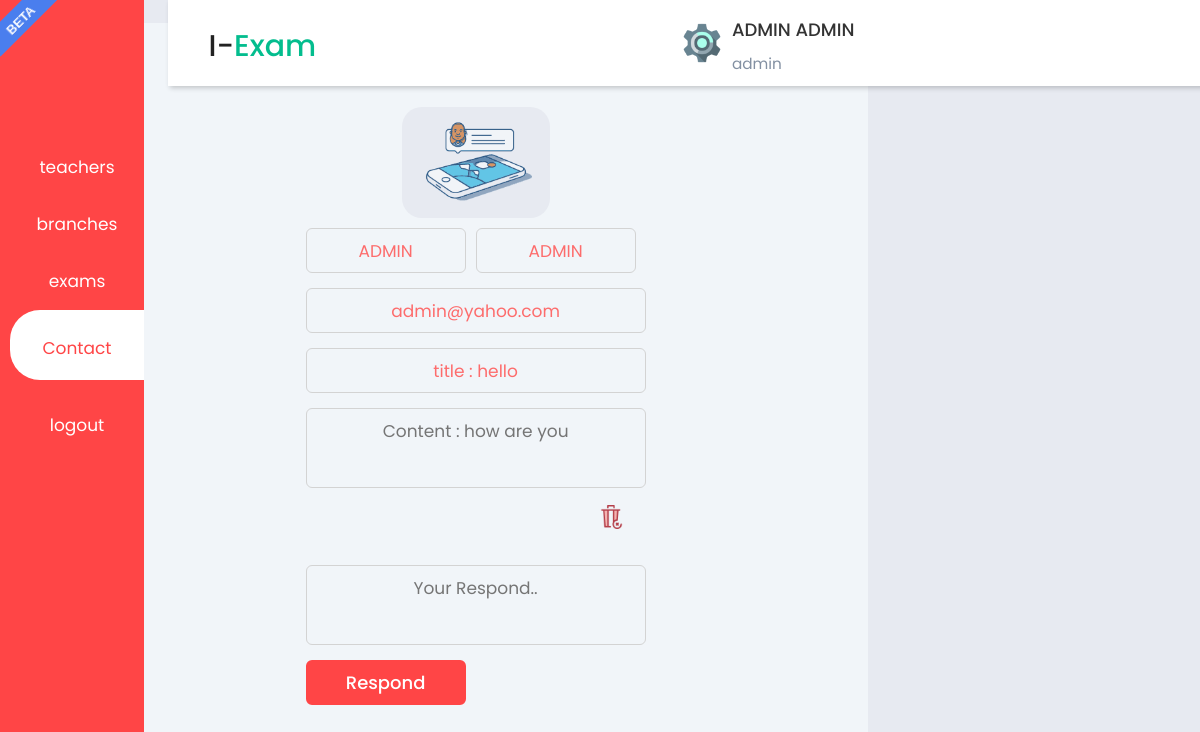
The page /action/message.php?id_msg=43 (signed in) on the database its author committed.
### tables this page shows
CREATE TABLE `message` (
  `id_msg` int(50) NOT NULL,
  `sender_id` int(50) NOT NULL,
  `reciever_id` int(50) NOT NULL,
  `content` varchar(500) NOT NULL,
  `title` varchar(500) NOT NULL,
  `vue` int(2) NOT NULL,
  `datetime` datetime NOT NULL DEFAULT current_timestamp()
);

CREATE TABLE `user` (
  `id` int(50) NOT NULL,
  `first_name` varchar(255) NOT NULL,
  `last_name` varchar(255) NOT NULL,
  `gender` enum('Male','Female') NOT NULL DEFAULT 'Male',
  `email` varchar(255) NOT NULL,
  `password` varchar(64) NOT NULL,
  `mobile` varchar(12) NOT NULL,
  `address` text NOT NULL,
  `created` datetime NOT NULL DEFAULT current_timestamp(),
  `role` enum('admin','student','teacher','user') NOT NULL,
  `img_src` varchar(50) NOT NULL DEFAULT 'img/student.png'
);

### action/message.php (the view, shortened to what this page needs)
<?php
include('config/db_conn.php');
if(isset($_GET['id_msg'])){
    $id_msg=$_GET['id_msg'];
    $sql_msg="SELECT * FROM message,user WHERE message.id_msg='$id_msg' AND message.sender_id=user.id  ";
    $result_msg=mysqli_query($conn, $sql_msg);
    $row_msg=mysqli_fetch_assoc($result_msg);
}
?>
<!DOCTYPE html>
<html lang="en">
<head>
    <?php    include('inc/header.php'); ?>
    <link rel="stylesheet"
        href="https://maxst.icons8.com/vue-static/landings/line-awesome/line-awesome/1.3.0/css/line-awesome.min.css">
    <link rel="stylesheet" href="css/admin.css">
    <link rel="stylesheet" href="css/notification.css">
    <link rel="stylesheet" href="css/switch.css">
</head>
<body style="background-color:#e7eaf1;">
    <div class="sidebar">
        <div class="sidebar-brand">
            <h2><span class=""></span> <span></span></h2>
        </div>
        <div class="sidebar-menu">
            <ul>
                <li>
                    <a href="admin_teachers.php">
                        <span class="las la-user"></span>
                        <p style="font-size:17px;">teachers</p>
                    </a>
                </li>
                <li>
                    <a href="admin_branches.php">
                        <p style="font-size:17px;">branches</p>
                    </a>
                </li>
                <li>
                    <a href="admin_exams.php">
                        <p style="font-size:17px;">exams</p>
                    </a>
                </li>
                <li>
                    <a href="#" class="active">
                        <p style="font-size:17px;">Contact</p>
                    </a>
                </li>
                <li>
                    <a href="../../logout.php" onclick="return confirm('Are You sure you want to logout ?');">
                        <p style="font-size:17px;">logout</p>
                    </a>
                </li>
            </ul>
        </div>
    </div>
    <div class="main-content">
        <header>
            <h2>
                &nbsp; I-<font style="color:#03bd8e">Exam</font>
            </h2>
            <div class="user-wrapper">
                <a href="profile.php"><img src="<?php echo $_SESSION['img']; ?>" width="40px" height="40px" alt=""></a>
                <div>
                    <h4> <?php echo $_SESSION['name']; ?> </h4>
                    <small> <?php echo $_SESSION['role']; ?> </small>
                </div>
            </div>
        </header>
        <main>
            <center>
                <img src="img/tenor.gif" style="width:20%; border-radius: 20px; margin-top:-4%;">
                <section class="contact" id="contact">
                    <div class="max-width">
                        <div class="contact-content">
                            <div class="column right">
                                <div class="form">
                                    <div class="fields">
                                        <div class="field name">
                                            <input type="text" value="<?php echo $row_msg['first_name'];?>"
                                                disabled="disabled">
                                        </div>
                                        <div class="field name">
                                            <input type="text" value="<?php echo $row_msg['last_name'];?>"
                                                disabled="disabled">
                                        </div>
                                    </div>
                                    <div class="field name">
                                        <input type="text" value="<?php echo $row_msg['email'];?>" disabled="disabled">
                                    </div>
                                    <div class="field name">
                                        <input type="text" value="title :&nbsp;<?php echo $row_msg['title'];?>"
                                            disabled="disabled">
                                    </div>
                                    <div class="field textarea">
                                        <textarea cols="30" rows="10"
                                            placeholder="Content :&nbsp;<?php echo $row_msg['content'];?>"
                                            disabled="disabled"></textarea>
                                    </div>
                                    <a href="">
                                        <img src="img/delete.png" style="width:7%; margin-left:80%;"
                                            id="<?php echo $row_msg['id_msg']; ?>" onclick="delete_notif(this.id)"> </a>
                                </div>
                            </div>
                        </div>
                    </div>
                </section>
            </center>
            <br>
            <center>
                <section class="contact" id="contact">
                    <div class="max-width">
                        <div class="contact-content">
                            <div class="column right">
                                <div class="form">
                                    <div class="field textarea">
                                        <textarea cols="30" rows="10" placeholder="Your Respond.." required
                                            id="respond"></textarea>
                                    </div>
                                    <div class="button-area">
                                        <button onclick="send_msg()">Respond</button>
                                    </div>
                                </div>
                            </div>
                        </div>
                    </div>
                </section>
            </center>
    </div>
</body>
</html>

### css/admin.css (style rules this page uses)
:root { --main-color: #ff4546; --color-dark: #1d2231; --text-grey: #8390a2; }
body { font-size: 18px; }
* { padding: 0; margin: 0; box-sizing: border-box; list-style-type: none; text-decoration: none; font-family: "Poppins", sans-serif; }
.sidebar { width: 20%; position: fixed; left: 0; top: 0; height: 100%; background: var(--main-color); z-index: 100; transition: width 300ms; }
.sidebar-brand { height: 90px; padding: 1rem 0rem 1rem 2rem; color: #fff; }
.sidebar-menu { margin-top: 30%; }
.sidebar-menu li { width: 100%; margin-bottom: 1.7rem; padding-left: 1rem; }
.sidebar-menu a { padding-left: 1rem; display: block; color: #fff; font-size: 1.1rem; }
.sidebar-menu a.active { background: #fff; padding-top: 1rem; padding-bottom: 1rem; color: var(--main-color); border-radius: 30px 0px 0px 30px; }
.sidebar-menu a span:first-child { font-size: 1.5rem; padding-right: 1rem; }
.main-content { transition: margin-left 300ms; margin-left: 250px; }
header { background: #fff; display: flex; justify-content: space-between; padding: 1rem 2.5rem; box-shadow: 2px 2px 5px rgba(0, 0, 0, 0.2); position: fixed; left: 20%; width: calc(80%); top: 0; z-index: 100; transition: left 300ms; }
header h2 { color: #222; }
.user-wrapper { display: flex; align-items: center; }
.user-wrapper img { border-radius: 50%; margin-right: 1rem; }
.user-wrapper small { display: inline-block; color: var(--text-grey); }
main { margin: 2%; padding: 10% 2%; background: #f1f5f9; min-height: calc(100vh - 90px); width: fit-content; }
@media only screen and (max-width: 1200px) { .sidebar { width: 12%; } }
@media only screen and (max-width: 1200px) { .sidebar .sidebar-brand, .sidebar li { padding-left: 1rem; text-align: center; } }
@media only screen and (max-width: 1200px) { .sidebar li a { padding-left: 0rem; } }
@media only screen and (max-width: 1200px) { .main-content { margin-left: 5%; } }
@media only screen and (max-width: 1200px) { .main-content header { width: calc(100% - 70px); left: 14%; } }
input[type="text"], input[type="email"], input[type="password"], select, textarea, option { display: block; box-sizing: border-box; padding: 4px; height: 40px; border: 2px solid #ff4546; outline: none; font-family: "Montserrat", sans-serif; font-weight: 400; font-size: 15px; text-align: center; background: none; margin: 10px auto; color: #fd6c6c; border-radius: 7px; transition: 0.25s; }
input[type="text"]:focus, input[type="email"]:focus, input[type="password"]:focus, select:focus, textarea { border-color: #4194cc; }
.contact .contact-content .column { width: calc(50% - 30px); }
.contact .right .form .fields { display: flex; }
.contact .right .form .field, .contact .right .form .fields .field { height: 45px; width: 100%; margin-bottom: 15px; }
.contact .right .form .textarea { height: 80px; width: 100%; }
.contact .right .form .name { margin-right: 10px; }
.contact .right .form .field input, .contact .right .form .textarea textarea { height: 100%; width: 100%; border: 1px solid lightgrey; border-radius: 6px; outline: none; padding: 0 15px; font-size: 17px; font-family: "Poppins", sans-serif; transition: all 0.3s ease; }
.contact .right .form .textarea textarea { padding-top: 10px; resize: none; }
.contact .right .form .button-area { display: flex; align-items: center; }
.right .form .button-area button { color: #fff; display: block; width: 160px !important; height: 45px; outline: none; font-size: 18px; font-weight: 500; border-radius: 6px; cursor: pointer; flex-wrap: nowrap; background: #ff4546; border: 2px solid #ff4546; transition: all 0.3s ease; }

### css/tag.css (style rules this page uses)
body:after { z-index: 1000; content: "beta"; position: fixed; width: 80px; height: 25px; background: #4a7eee; top: 7px; left: -20px; text-align: center; font-size: 13px; font-family: sans-serif; text-transform: uppercase; font-weight: bold; color: #fff; line-height: 27px; transform:rotate(-45deg); }

### rows shown on the page
message: sender.first_name "ADMIN", sender.last_name "ADMIN", sender.email "admin@yahoo.com", title "title : hello", content "Content : how are you"

### other values the page prints
$_SESSION['name'] "ADMIN ADMIN"
$_SESSION['role'] "admin"
